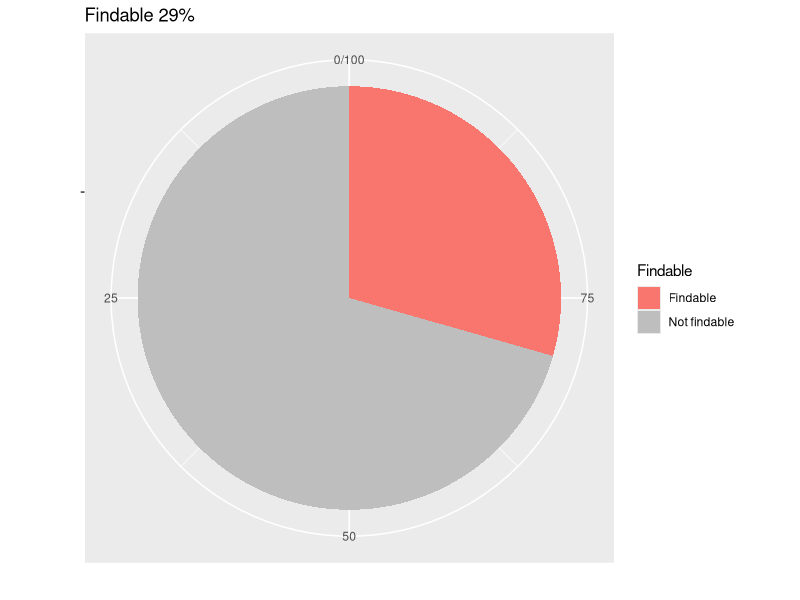
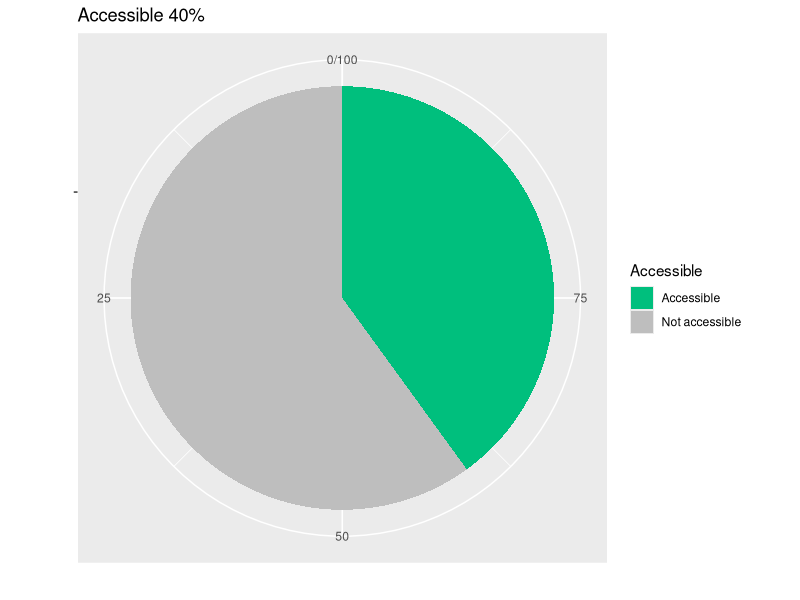
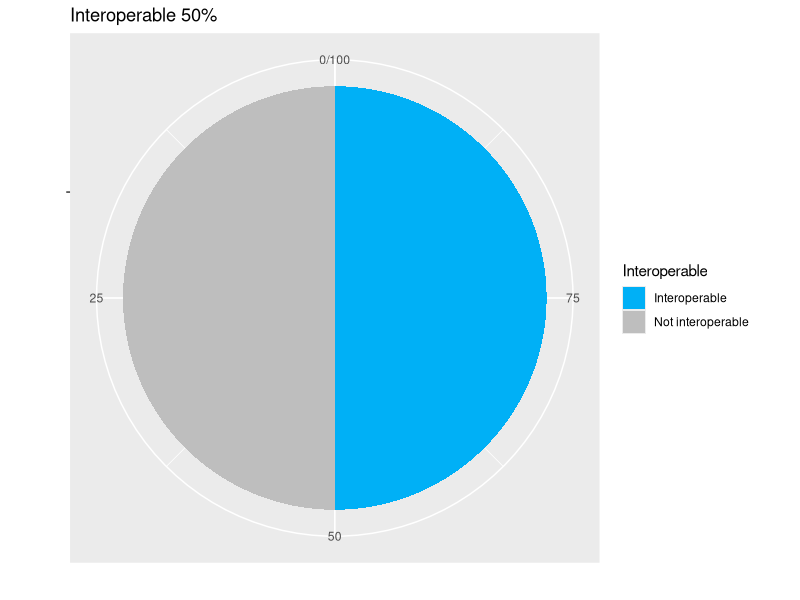
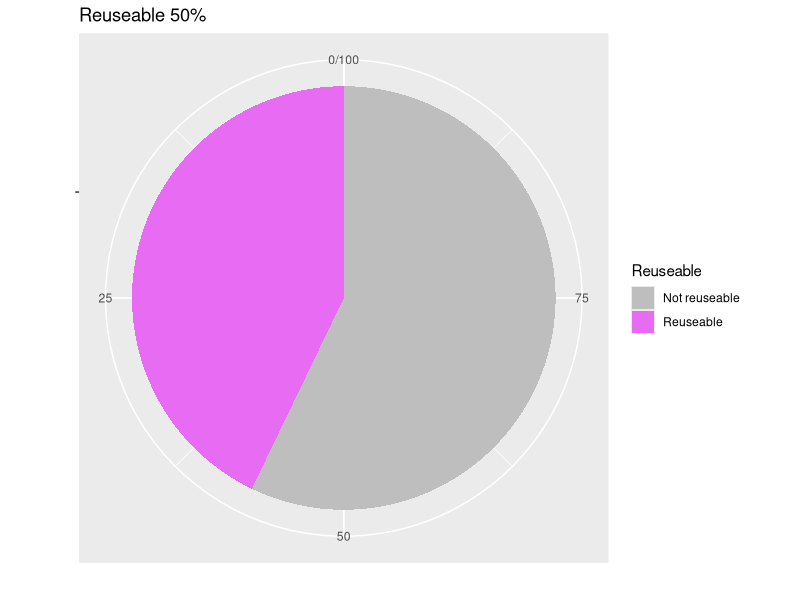
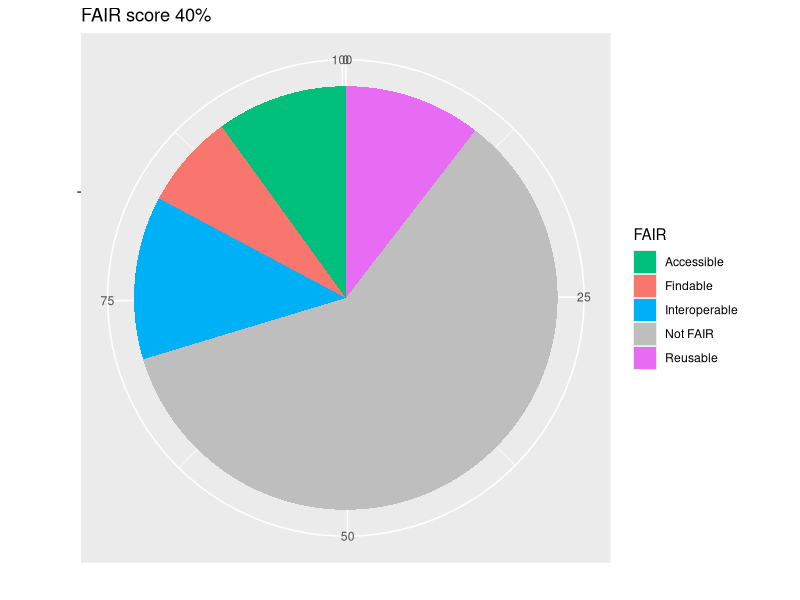

Here is the R script that generated these plots, in order:
## ---- chunk 1
library(knitr)
library(kableExtra)
knitr::opts_chunk$set(
  eval = TRUE,
	echo = TRUE,
	fig.align = "center",
	message = FALSE,
	warning = FALSE,
	fig.width=5.5,
	out.width = "100%"
)
# clean environment
rm(list=ls())
gc()
## ---- chunk 2

data_collection <- 'Give title to your data collection FAIR assessment'

q1_a <- ''
q1_b <- ''
q1_c <- 'selected'
q1_d <- ''

q2_0 <- ''
q2_a <- ''
q2_b <- ''
q2_c <- 'selected'

q3_0 <- ''
q3_a <- ''
q3_b <- ''
q3_c <- ''
q3_d <- ''
q3_e <- 'selected'

q4_0 <- ''
q4_a <- ''
q4_b <- ''
q4_c <- 'selected'
q4_d <- ''

q5_a <- ''
q5_b <- ''
q5_c <- 'selected'
q5_d <- ''

q6_a <- ''
q6_b <- ''
q6_c <- ''
q6_d <- ''
q6_e <- ''
q6_f <- 'selected'

q7_a <- ''
q7_b <- ''
q7_c <- ''
q7_d <- 'selected'

q8_a <- ''
q8_b <- ''
q8_c <- ''
q8_d <- ''
q8_e <- 'selected'
q8_f <- ''

q9_a <- ''
q9_b <- ''
q9_c <- ''
q9_d <- ''
q9_e <- 'selected'
q9_f <- ''

q10_a <- ''
q10_b <- ''
q10_c <- 'selected'
q10_d <- ''

q11_a <- ''
q11_b <- ''
q11_c <- 'selected'
q11_d <- ''

q12_a <- ''
q12_b <- ''
q12_c <- 'selected'
q12_d <- ''

q13_a <- ''
q13_b <- ''
q13_c <- 'selected'
q13_d <- ''

q14_a <- ''
q14_b <- ''
q14_c <- ''
q14_d <- 'selected'


## ---- chunk 3

if (file.exists("./FAIRevaluation.csv")) {

my_csv2 <- read.csv2(file = "./FAIRevaluation.csv", header=FALSE)

data_collection <- my_csv2[1]

q1_a <- ''
q1_b <- ''
q1_c <- ''
q1_d <- ''

q2_0 <- ''
q2_a <- ''
q2_b <- ''
q2_c <- ''

q3_0 <- ''
q3_a <- ''
q3_b <- ''
q3_c <- ''
q3_d <- ''
q3_e <- ''

q4_0 <- ''
q4_a <- ''
q4_b <- ''
q4_c <- ''
q4_d <- ''

q5_a <- ''
q5_b <- ''
q5_c <- ''
q5_d <- ''

q6_a <- ''
q6_b <- ''
q6_c <- ''
q6_d <- ''
q6_e <- ''
q6_f <- ''

q7_a <- ''
q7_b <- ''
q7_c <- ''
q7_d <- ''

q8_a <- ''
q8_b <- ''
q8_c <- ''
q8_d <- ''
q8_e <- ''
q8_f <- ''

q9_a <- ''
q9_b <- ''
q9_c <- ''
q9_d <- ''
q9_e <- ''
q9_f <- ''

q10_a <- ''
q10_b <- ''
q10_c <- ''
q10_d <- ''

q11_a <- ''
q11_b <- ''
q11_c <- ''
q11_d <- ''

q12_a <- ''
q12_b <- ''
q12_c <- ''
q12_d <- ''

q13_a <- ''
q13_b <- ''
q13_c <- ''
q13_d <- ''

q14_a <- ''
q14_b <- ''
q14_c <- ''
q14_d <- ''


if (my_csv2[21] == 'q1a') {q1_a <- 'selected'}
if (my_csv2[21] == 'q1b') {q1_b <- 'selected'}
if (my_csv2[21] == 'q1c') {q1_c <- 'selected'}
if (my_csv2[21] == 'q1d') {q1_d <- 'selected'}

if (my_csv2[22] == 'q2a') {q2_a <- 'selected'}
if (my_csv2[22] == 'q2b') {q2_b <- 'selected'}
if (my_csv2[22] == 'q2c') {q2_c <- 'selected'}

if (my_csv2[23] == 'q3a') {q3_a <- 'selected'}
if (my_csv2[23] == 'q3b') {q3_b <- 'selected'}
if (my_csv2[23] == 'q3c') {q3_c <- 'selected'}
if (my_csv2[23] == 'q3d') {q3_d <- 'selected'}
if (my_csv2[23] == 'q3e') {q3_e <- 'selected'}

if (my_csv2[24] == 'q4a') {q4_a <- 'selected'}
if (my_csv2[24] == 'q4b') {q4_b <- 'selected'}
if (my_csv2[24] == 'q4c') {q4_c <- 'selected'}
if (my_csv2[24] == 'q4d') {q4_d <- 'selected'}

if (my_csv2[25] == 'q5a') {q5_a <- 'selected'}
if (my_csv2[25] == 'q5b') {q5_b <- 'selected'}
if (my_csv2[25] == 'q5c') {q5_c <- 'selected'}
if (my_csv2[25] == 'q5d') {q5_d <- 'selected'}

if (my_csv2[26] == 'q6a') {q6_a <- 'selected'}
if (my_csv2[26] == 'q6b') {q6_b <- 'selected'}
if (my_csv2[26] == 'q6c') {q6_c <- 'selected'}
if (my_csv2[26] == 'q6d') {q6_d <- 'selected'}
if (my_csv2[26] == 'q6e') {q6_e <- 'selected'}
if (my_csv2[26] == 'q6f') {q6_f <- 'selected'}

if (my_csv2[27] == 'q7a') {q7_a <- 'selected'}
if (my_csv2[27] == 'q7b') {q7_b <- 'selected'}
if (my_csv2[27] == 'q7c') {q7_c <- 'selected'}
if (my_csv2[27] == 'q7d') {q7_d <- 'selected'}

if (my_csv2[28] == 'q14a') {q14_a <- 'selected'}
if (my_csv2[28] == 'q14b') {q14_b <- 'selected'}
if (my_csv2[28] == 'q14c') {q14_c <- 'selected'}
if (my_csv2[28] == 'q14d') {q14_d <- 'selected'}

if (my_csv2[29] == 'q8a') {q8_a <- 'selected'}
if (my_csv2[29] == 'q8b') {q8_b <- 'selected'}
if (my_csv2[29] == 'q8c') {q8_c <- 'selected'}
if (my_csv2[29] == 'q8d') {q8_d <- 'selected'}
if (my_csv2[29] == 'q8e') {q8_e <- 'selected'}
if (my_csv2[29] == 'q8f') {q8_f <- 'selected'}

if (my_csv2[30] == 'q9a') {q9_a <- 'selected'}
if (my_csv2[30] == 'q9b') {q9_b <- 'selected'}
if (my_csv2[30] == 'q9c') {q9_c <- 'selected'}
if (my_csv2[30] == 'q9d') {q9_d <- 'selected'}
if (my_csv2[30] == 'q9e') {q9_e <- 'selected'}
if (my_csv2[30] == 'q9f') {q9_f <- 'selected'}

if (my_csv2[31] == 'q10a') {q10_a <- 'selected'}
if (my_csv2[31] == 'q10b') {q10_b <- 'selected'}
if (my_csv2[31] == 'q10c') {q10_c <- 'selected'}
if (my_csv2[31] == 'q10d') {q10_d <- 'selected'}

if (my_csv2[32] == 'q11a') {q11_a <- 'selected'}
if (my_csv2[32] == 'q11b') {q11_b <- 'selected'}
if (my_csv2[32] == 'q11c') {q11_c <- 'selected'}
if (my_csv2[32] == 'q11d') {q11_d <- 'selected'}

if (my_csv2[33] == 'q12a') {q12_a <- 'selected'}
if (my_csv2[33] == 'q12b') {q12_b <- 'selected'}
if (my_csv2[33] == 'q12c') {q12_c <- 'selected'}
if (my_csv2[33] == 'q12d') {q12_d <- 'selected'}

if (my_csv2[34] == 'q13a') {q13_a <- 'selected'}
if (my_csv2[34] == 'q13b') {q13_b <- 'selected'}
if (my_csv2[34] == 'q13c') {q13_c <- 'selected'}
if (my_csv2[34] == 'q13d') {q13_d <- 'selected'}

}

## ---- chunk 4


if (file.exists("./FAIRevaluation.csv")) {

library(dplyr)
library(ggplot2)


findable=c(as.integer(my_csv2[2])/17*100+ as.integer(my_csv2[3])/17*100+as.integer(my_csv2[4])/17*100+as.integer(my_csv2[5])/17*100,(17-as.integer(my_csv2[2])-as.integer(my_csv2[3])-as.integer(my_csv2[4])-as.integer(my_csv2[5]))/17*100)


df <- data.frame(
Findable = c("Findable", "Not findable"), value = findable)


bp<- ggplot(df, aes(x="", y=value, fill=Findable))+
geom_bar(width = 1, stat = "identity")+
  coord_fixed() +
xlab("") + 
ylab("")

pie <- bp + coord_polar("y", start=0,direction=-1) + ggtitle(paste("Findable",my_csv2[16], sep=" ")) + scale_fill_manual(values = c("Findable"="#f8766d","Not findable"="gray"))
plot(pie)


}

## ---- chunk 5


if (file.exists("./FAIRevaluation.csv")) {


accessible=c(as.integer(my_csv2[6])/10*100+ as.integer(my_csv2[7])/10*100+as.integer(my_csv2[8])/10*100+as.integer(my_csv2[9])/10*100,(10-as.integer(my_csv2[6])-as.integer(my_csv2[7])-as.integer(my_csv2[8])-as.integer(my_csv2[9]))/10*100)


df <- data.frame(Accessible = c("Accessible", "Not accessible"), value = accessible)


bp<- ggplot(df, aes(x="", y=value, fill=Accessible))+
geom_bar(width = 1, stat = "identity")+
  coord_fixed() +
xlab("") + 
ylab("")

pie <- bp + coord_polar("y", start=0,direction=-1) + ggtitle(paste("Accessible",my_csv2[17], sep=" ")) + scale_fill_manual(values = c("Accessible"="#00bf7d","Not accessible"="gray"))
plot(pie)


}

## ---- chunk 6


if (file.exists("./FAIRevaluation.csv")) {


interoperable=c(as.integer(my_csv2[10])/8*100+ as.integer(my_csv2[11])/8*100+as.integer(my_csv2[12])/8*100,(8-as.integer(my_csv2[10])-as.integer(my_csv2[11])-as.integer(my_csv2[12]))/8*100)


df <- data.frame(Interoperable = c("Interoperable", "Not interoperable"), value = interoperable)


bp<- ggplot(df, aes(x="", y=value, fill=Interoperable))+
geom_bar(width = 1, stat = "identity")+
  coord_fixed() +
xlab("") + 
ylab("")

pie <- bp + coord_polar("y", start=0,direction=-1) + ggtitle(paste("Interoperable",my_csv2[18], sep=" ")) + scale_fill_manual(values = c("Interoperable"="#00b0f6","Not interoperable"="gray"))
plot(pie)


}

## ---- chunk 7


if (file.exists("./FAIRevaluation.csv")) {



reuseable=c(as.integer(my_csv2[13])/7*100+ as.integer(my_csv2[14])/7*100+as.integer(my_csv2[15])/7*100,(7-as.integer(my_csv2[13])-as.integer(my_csv2[14])-as.integer(my_csv2[15]))/7*100)


df <- data.frame(Reuseable = c("Reuseable", "Not reuseable"), value = reuseable)

  
bp<- ggplot(df, aes(x="", y=value, fill=Reuseable))+
geom_bar(width = 1, stat = "identity")+
coord_fixed() +
xlab("") + 
ylab("")

pie <- bp + coord_polar("y", start=0,direction=-1) + ggtitle(paste("Reuseable",my_csv2[18], sep=" "))+ scale_fill_manual(values = c("Reuseable"="#e76bf3","Not reuseable"="gray"))
plot(pie)


}


## ---- chunk 8


if (file.exists("./FAIRevaluation.csv")) {


Fin_perc<-as.integer(gsub('%', '', my_csv2[16]))*0.25

Acc_perc<-as.integer(gsub('%', '', my_csv2[17]))*0.25

Inter_perc<-as.integer(gsub('%', '', my_csv2[18]))*0.25

Reus_perc<-as.integer(gsub('%', '', my_csv2[19]))*0.25

Tot_perc<-as.integer(gsub('%', '', my_csv2[20]))

  
fair=c(Fin_perc,Acc_perc,Inter_perc,Reus_perc,(100-Tot_perc))


df <- data.frame(
FAIR = c("Findable","Accessible","Interoperable","Reusable","Not FAIR"), value = fair)

name1<-paste("Reusable ",my_csv2[19]," (",Reus_perc,"%)",sep="")
name2<-paste("Interoperable ",my_csv2[18]," (",Inter_perc,"%)",sep="")
name3<-paste("Accessible ",my_csv2[17]," (",Acc_perc,"%)",sep="")
name4<-paste("Findable ",my_csv2[16]," (",Fin_perc,"%)",sep="")

bp<- ggplot(df, aes(x="", y=value, fill=FAIR))+
geom_bar(width = 1, stat = "identity")+
xlab("") + 
ylab("")

pie <- bp + coord_polar("y", start=0) + ggtitle(paste("FAIR score ",Tot_perc,"%",sep="")) + scale_fill_manual(values =c("Findable"="#f8766d","Accessible"="#00bf7d","Interoperable"="#00b0f6","Reusable"="#e76bf3","Not FAIR"="gray"))
plot(pie)

}

## ---- chunk 9
rm(list=ls())
gc()
